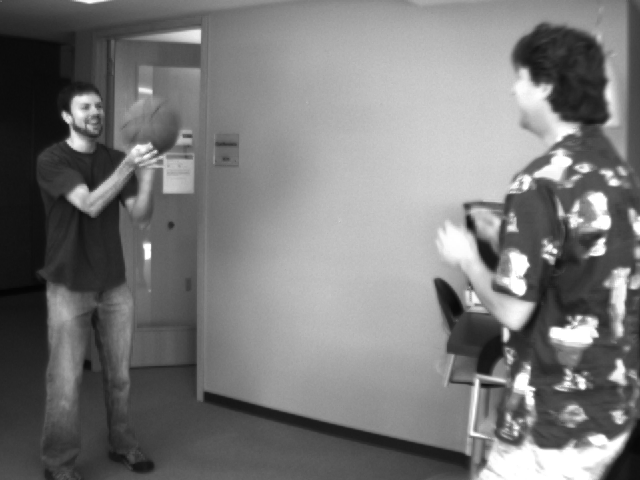
#> input picture basketball1.png, 640 x 480 px, found by its file name
$ python Gaussian_Pyramid.py   (Python 2 division)
#> lines starting #> are read from the running program, lines starting #| are printed output that depends on the picture; after the words box and inside, x2 and y2 are one past the last pixel; in counts of white or black regions, pixels touching at a corner belong together
import math
from scipy import signal
from PIL import Image
import numpy
from numpy import *
from matplotlib import pyplot as plt
from pylab import *
import cv2
import random

def gmask (x,y,s): # the function for gaussian filter
    gmask = numpy.exp(-((x**2) + (y**2))/2/s**2)
    return gmask

size  = 2
s = 1.5
G = [] # Gaussian Kernel
for i in range(-size,size+1):
	G.append(gmask(i,0,s)) # equating y to 0 since we need a 1D matrix

def DoLow (I): # the function down samples the intput image by 2
    '''Algorithm: For an input image of size rxc
           1) Apply x mask
           2) Delete Alternate Columns
           3) Apply y mask
           4) delete alternate rows
           The ouput image is of size (r/2)x(c/2)'''
    #========= Applying X mask ====================
    '''
    Ix = []
    for i in range(len(I[:,0])):
	Ix.extend([signal.convolve(I[i,:],G,'same')]) # Ix*Gx = Ix
    Ix = array(matrix(Ix))
    '''
    #========selecting alternate columns===========
    Ix = I
    Ix = Ix[:,::2]
    #========= Applying Y mask ====================
    '''
    Ixy = []
    for i in range(len(Ix[0,:])):
	Ixy.extend([signal.convolve(Ix[:,i],G,'same')]) # Ix * Gy = Ixy
    Ixy = array(matrix(transpose(Ixy)))
    '''
    #========selecting alternate rows===========
    Ixy = Ix
    Ixy = Ixy[::2,:]
    return Ixy # Returning Ixy...

def DoHigh (I,G): # the function up samples the intput image by 2
    '''Algorithm: For an input image of size rxc
           1) Insert zero column on every alternate columns
           2) Apply x mask
           3) Insert zero row on every alternate rows
           4) Apply y mask
           The ouput image is of size (2r)x(2c)'''
    G = numpy.dot(2,G) # Doubing the Guassian kernel since we later use alternate rows and columns
    #=========== Inserting alternate columns of zeros ========
    newI = numpy.zeros(shape=(shape(I)[0],2*shape(I)[1]))
    newI[:, ::2] = I
    #========= Applying X mask ====================
    '''
    Ix = []
    for i in range(len(newI[:,0])):
	Ix.extend([signal.convolve(newI[i,:],G,'same')]) # newI*G ----> x direction
    Ix = array(matrix(Ix))
    '''
    #=========== Inserting alternate rows of zeros ========
    Ix = newI
    newI = numpy.zeros(shape=(2*shape(Ix)[0],shape(Ix)[1]))
    newI[::2] = Ix
    #========= Applying Y mask ====================
    Ixy = newI
    '''
    Ixy = []
    for i in range(len(newI[0,:])):
	Ixy.extend([signal.convolve(newI[:,i],G,'same')]) # Ixy
    Ixy = array(matrix(transpose(Ixy)))
    '''
    return Ixy # Return Ixy...

def lk1(H #Frame 1
,I # Frame 2
):
	'''
        This function implements the LK optical flow estimation algorithm with two frame data.
		We use this function to return the derivative and vector values for the current section so that it can be used iteratively in lksection function
        '''
	# First Derivative in X direction
	fx = signal.convolve2d(H,[[-0.25,0.25],[-0.25,0.25]],'same') + signal.convolve2d(I,[[-0.25,0.25],[-0.25,0.25]],'same')
	# First Derivative in Y direction
	fy = signal.convolve2d(H,[[-0.25,-0.25],[0.25,0.25]],'same') + signal.convolve2d(I,[[-0.25,-0.25],[0.25,0.25]],'same')
	# First Derivative in XY direction
	ft = signal.convolve2d(H,[[0.25,0.25],[0.25,0.25]],'same') + signal.convolve2d(I,[[-0.25,-0.25],[-0.25,-0.25]],'same')
	# Initializing the u and v arrays with non numbers so that we don't have to plot the irrelevant vectors later
	#u = numpy.nan * numpy.ones(shape=(len(fx[:,0]),len(fx[0,:])))
	#v = numpy.nan * numpy.ones(shape=(len(fx[:,0]),len(fx[0,:])))
	u = numpy.ones(shape=(len(fx[:,0]),len(fx[0,:])))
	v = numpy.ones(shape=(len(fx[:,0]),len(fx[0,:])))
	# Determining the good features
	gf = cv2.goodFeaturesToTrack(H # Input image
	,10000 # max corners
	,0.01 # lambda 1 (quality)
	,10 # lambda 2 (quality)
	)

	# Calculating the u and v arrays for the good features obtained n the previous step.
	for a in gf:
			j,i = a.ravel()
			j = int(j)
			i = int(i)
			# calculating the derivatives for the neighbouring pixels
			# since we are using  a 3*3 window, we have 9 elements for each derivative.
			FX = ([fx[i-1,j-1],fx[i,j-1],fx[i-1,j-1],fx[i-1,j],fx[i,j],fx[i+1,j],fx[i-1,j+1],fx[i,j+1],fx[i+1,j-1]])
			FY = ([fy[i-1,j-1],fy[i,j-1],fy[i-1,j-1],fy[i-1,j],fy[i,j],fy[i+1,j],fy[i-1,j+1],fy[i,j+1],fy[i+1,j-1]])
			FT = ([ft[i-1,j-1],ft[i,j-1],ft[i-1,j-1],ft[i-1,j],ft[i,j],ft[i+1,j],ft[i-1,j+1],ft[i,j+1],ft[i+1,j-1]])
			# Using the minimum least squares solution approach
			A = (FX,FY)
			A = matrix(A)
			AT = array(matrix(A))
			A = array(numpy.matrix.transpose(A))
			#Psedudo Inverse
			U1 = numpy.dot(AT,A)
			U2 = numpy.linalg.pinv(U1)
			U3 = numpy.dot(U2,AT)
			(u[i,j],v[i,j]) = numpy.dot(U3,FT) # we have the vectors with minimized square error

	u = numpy.flipud(u)
	v = numpy.flipud(v)
        return u,v


def lksection (I1 # frame 1
,I2 # frame 2
,uin # u from previous level
,vin # v from previous level
):
	'''This function runs the LK Algorithm for the current section of pyramid iteratively.
	We take a window of 5x5 and move from left top corner to right bottom corner in order to calculate the vectors for that window.
	Once the whole image is done, we sum the vectors of current and previous levels.
	'''

	uin = numpy.round(uin)
	vin = numpy.round(vin)
	u = numpy.zeros(shape(I1));
	v = numpy.zeros(shape(I2));


	for i in range (2,len(I1[:,0])-2):
	   for j in range (2,len(I2[0,:])-2):
		I1current = I1[i-2:i+3,j-2:j+3] # picking 5x5 pixels at a time
		lri = int((i-2)+vin[i,j]) #Low Row Index of the selected window
		hri = int((i+2)+vin[i,j]) #High Row Index of the selected window
		lci = int((j-2)+uin[i,j]) #Low Column Index of the selected window
		hci = int((j+2)+uin[i,j]) #High Column Index of the selected window

		#============= 5 x 5 Window search ===============
		'''When the 5x5 window goes beyond the resolution of the concerned image
		we choose the ending 5x5 window for that image.
		'''
		if(lri < 0): # if the window goes towards the left of the image
			lri = 0
			hri = 4
		if(lci < 0): # if the window goes above the image
			lci = 0
			hci = 4
		if(hri > (len(I1[:,0]))-1): #if the window goes towards the right of the image
			lri = len(I1[:,0])-5
			hri = len(I1[:,0])-1
		if(hci > (len(I1[0,:]))-1): # if the window goes below the image
			lci = len(I1[0,:])-5
			hci = len(I1[0,:])-1
		if(numpy.isnan(lri)):
			lri = i-2
			hri = i+2
		if(numpy.isnan(lci)):
			lci = j-2
			hci = j+2

		#Selecting the same window for the second frame
		I2current = I2[lri:(hri+1),lci:(hci+1)]
		# Now applying LK for each window of the 2 images
		fx = signal.convolve2d(I1current,[[-0.25,0.25],[-0.25,0.25]],'same') + signal.convolve2d(I2current,[[-0.25,0.25],[-0.25,0.25]],'same')
		fy = signal.convolve2d(I1current,[[-0.25,-0.25],[0.25,0.25]],'same') + signal.convolve2d(I2current,[[-0.25,-0.25],[0.25,0.25]],'same')
		ft = signal.convolve2d(I1current,[[0.25,0.25],[0.25,0.25]],'same') + signal.convolve2d(I2current,[[-0.25,-0.25],[-0.25,-0.25]],'same')

		FX =numpy.transpose(fx[1:5,1:5])
		FY = numpy.transpose(fy[1:5,1:5])
		FT = numpy.transpose(ft[1:5,1:5])

		FX = FX.ravel()
		FY = FY.ravel()
		FT = FT.ravel()

		A = (FX,FY)
		A = matrix(A)
		AT = array(matrix(A))
		A = array(numpy.matrix.transpose(A))

		U1 = numpy.dot(AT,A)
		U2 = numpy.linalg.pinv(U1)
		U3 = numpy.dot(U2,AT)
		(u[i,j],v[i,j]) = numpy.dot(U3,FT)

	u = u+uin
	v = v+vin
	# Taking the reciprocal of the condition number for A
	c = numpy.mat(transpose(A))*numpy.mat(A)
	c = 1.0/(linalg.cond(c))
	return u,v,c

def runproglk (I1,
I2,
iternum, # Number of iterations per level -- we are using 3
nlev # Number of levels -- we are using 3
):
#> called with I1 = './Optical-Flow-master/basketball1.png', I2 = './Optical-Flow-master/basketball1.png', iternum = 3, nlev = 3
        I1 = array(Image.open(I1).convert('L')) # read the second input frame
#> I1 is the input picture: shape (480, 640); min 4, max 255, mean 120.3
        I2 = array(Image.open(I2).convert('L')) # read the second input frame
        ''' The function uses all the above defined function to implement LK algorithm in a multi-resolution Gaussian pyramid
		framework. We use the following :
		window size of 3x3
		Pyramid size = 3 levels
		Starting from the lower most level, at each level we use the iterative LK algorithm and then warp and upsample it so that it can be used for the next level.
        '''
	p1=numpy.empty((len(I1[:,0]),len(I1[0,:]),nlev)) # creating 3d array with different levels for frame 1
#> p1: shape (480, 640, 3) float64; every value is 0
	p2=numpy.empty((len(I2[:,0]),len(I2[0,:]),nlev)) # creating 3d array with different levels for frame 2
	p1[:,:,0] = I1 # assign values for Highest level
	p2[:,:,0] = I2 # assign values for Highest level
	'''
	p[:,:,0] ---> Level 2 ---> Highest resolution
	p[:,:,2] ---> Level 0 ---> Least resolution
	'''
	# Defining the lower levels
	for i in range(1,nlev):
		I1 = DoLow(I1)
		I2 = DoLow(I2)
		p1[0:(len(I1[:,0])),0:(len(I1[0,:])),i] = I1
		p2[0:(len(I2[:,0])),0:(len(I2[0,:])),i] = I2
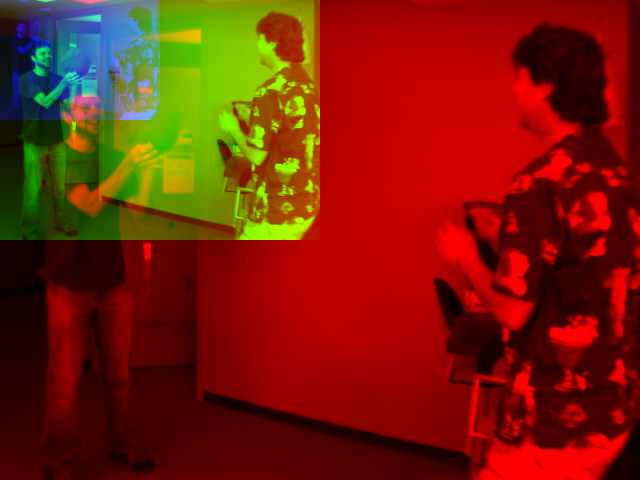
#> p1: shape (480, 640, 3) float64; mean of channels 0, 1, 2 120.3, 30.1, 7.5; drawn as R, G, B

	#===================== level 0 - Base====================
	l0I1 = p1[0:(len(p1[:,0])/4),0:(len(p1[0,:])/4),2]
	l0I2 = p2[0:(len(p2[:,0])/4),0:(len(p2[0,:])/4),2]
	(u,v)= lk1(I1,I2)
#> in lk1, `fy = signal.convolve2d(H,[[-0.25,-0.25],[0.25,0.25]],'same') + signal...`:
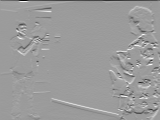
#> fy: shape (120, 160) float64; min -250, max 159, mean -0.9; drawn with min black and max white
#> in lk1, `ft = signal.convolve2d(H,[[0.25,0.25],[0.25,0.25]],'same') + signal.co..`: ft: shape (120, 160) float64; every value is 0
#> in lk1, `u = numpy.ones(shape=(len(fx[:,0]),len(fx[0,:])))`: u: shape (120, 160) float64; every value is 1
#> in lk1, `gf = cv2.goodFeaturesToTrack(H`: gf = 53 rows, first 8: [146, 96], [138, 83], [148, 80], [16, 29], [121, 96], [151, 56], [137, 22], [154, 103]
#> the loop in lk1, `for a in gf:` made 53 passes
#> (j, i, FX, FY, U1, U2) on passes 1, 2, 4: (146, 96, [-34, -109, -34, 40.5, 15.5, -5, 91.5, 140, -100.5], [-54, 48, -54, -112.5, 6.5, 58, -64.5, -18, 28.5], [[54171, -17591.5], [-17591.5, 29495]], [[2.29e-05, 1.37e-05], [1.37e-05, 4.2e-05]]), (138, 83, [-19.5, -40, -19.5, -73, -138.5, -132, -3, -12.5, -53.5], [-15.5, -9, -15.5, -95, -15.5, 4, -181, -4.5, 4.5], [[47323.2, 9876.8], [9876.8, 42644.2]], [[2.22e-05, -5.14e-06], [-5.14e-06, 2.46e-05]]), (16, 29, [-17.5, -21, -17.5, -69, -163, -122, 46, 56.5, -11], [-5.5, 3, -5.5, -82, -18, 80, -97, -86.5, 8], [[52696.8, -10475.8], [-10475.8, 30472.8]], [[2.04e-05, 7e-06], [7e-06, 3.52e-05]])
#> (j, i, FX, U1, U2) on pass 3: (148, 80, [-11.5, -58.5, -11.5, 12.5, 15.5, -6.5, 13.5, 29, -70.5], [[10119, 472.5], [472.5, 48808]], [[9.89e-05, -9.57e-07], [-9.57e-07, 2.05e-05]])
#> after the loop in lk1, `for a in gf:`:
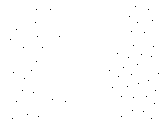
#> u: shape (120, 160) float64; values 0 (black) and 1 (white), 99.7% white; black in thin lines or dots, all inside (x1, y1, x2, y2) = (10, 6, 159, 119)
#> in lk1, `u = numpy.flipud(u)`: u: shape (120, 160) float64; values 0 (black) and 1 (white), 99.7% white; black in thin lines or dots, all inside (x1, y1, x2, y2) = (10, 1, 159, 114)
	#============= Iterative LK for that section============
	for j in range(1,iternum+1):
	   (u,v,c) = lksection (l0I1,l0I2,u,v)
#> this loop made 3 passes
#> pass 1, in lksection, `v = v+vin`:
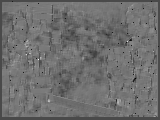
#> v: shape (120, 160) float64; min -0.56, max 4.81, mean 1.78; drawn with min black and max white
	#============= Store U and V values ===================
	ul0 = u
	vl0 = v
	Il0 = l0I1
	ul0[numpy.where(ul0 == 0)] = nan
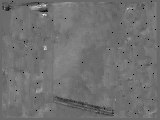
#> ul0: shape (120, 160) float64; 0.28% of the values are NaN or infinite; the others: min -29.41, max 44.42, mean 3.41; drawn with min black, max white, NaN and infinite black
	vl0[numpy.where(vl0 == 0)] = nan
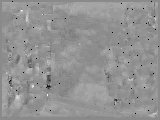
#> vl0: shape (120, 160) float64; 0.28% of the values are NaN or infinite; the others: min -33.46, max 29.97, mean 3.32; drawn with min black, max white, NaN and infinite black
	#====================Level 1===================
	k = 1
	ue = DoHigh (u,G)
	ve = DoHigh (v,G)
#> in DoHigh (call 2), `newI[::2] = Ix`:
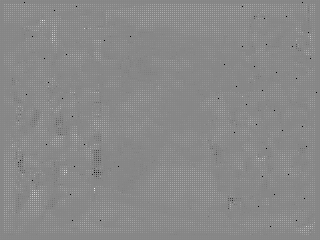
#> newI: shape (240, 320) float64; 0.07% of the values are NaN or infinite; the others: min -33.46, max 29.97, mean 0.828; drawn with min black, max white, NaN and infinite black
	I1current = p1[0:(len(p1[:,0])/(2**(nlev-k-1))),0:(len(p1[0,:])/(2**(nlev-k-1))),nlev-k-1]
	I2current = p2[0:(len(p2[:,0])/(2**(nlev-k-1))),0:(len(p2[0,:])/(2**(nlev-k-1))),nlev-k-1]
	(u,v,c) = lksection (I1current,I2current,ue,ve)
#> the loop in lksection, `for i in range (2,len(I1[:,0])-2):` made 1 pass
#> i on pass 1: 2
	#========== Iterative LK for that section ===========
	for l in range(1,iternum+1):
		(u,v,c) = lksection (I1current,I2current,ue,ve)
	#============= Store U and V values ===================
	ul1 = u
	vl1 = v
	Il1 = I1current
	ul1[numpy.where(ul1 == 0)] = nan
	vl1[numpy.where(vl1 == 0)] = nan
	#====================Level 2=========================
	k = 2
	ue = DoHigh (u,G)
	ve = DoHigh (v,G)
	I1current = p1[0:(len(p1[:,0])/(2**(nlev-k-1))),0:(len(p1[0,:])/(2**(nlev-k-1))),nlev-k-1]
	I2current = p2[0:(len(p2[:,0])/(2**(nlev-k-1))),0:(len(p2[0,:])/(2**(nlev-k-1))),nlev-k-1]
	(u,v,c) = lksection (I1current,I2current,ue,ve)
	#========== Iterative LK for that section ===========
	for l in range(1,iternum+1):
		(u,v,c) = lksection (I1current,I2current,ue,ve)
	#============= Store U and V values ===================
	ul2 = u
	vl2 = v
	Il2 = I1current
        ul2[numpy.where(ul2 == 0)] = nan
	vl2[numpy.where(vl2 == 0)] = nan
        #======= Pick Random color for vector plot========
	colors = "bgrcmykw"
	color_index = random.randrange(0,8)
	c=colors[color_index]
	#======= Plotting Level 0========
	plt.figure()
	plt.imshow(Il0,cmap = cm.gray)
	plt.title('Level 0 - Base level')
	quiver(ul0,vl0,color = c)
	#======= Plotting Level 1========
	c=colors[color_index]
	plt.figure()
	plt.imshow(Il1,cmap = cm.gray)
	plt.title('Level 1')
	quiver(ul1,vl1,color = c)
	#======= Plotting Level 2========
	c=colors[color_index]
	plt.figure()
	plt.imshow(Il2,cmap = cm.gray)
	plt.title('Level 2')
	quiver(ul2,vl2,color = c)
	show()

        return(ul0,vl0,Il0,ul1,vl1,Il1,ul2,vl2,Il2)
'''
Since this program takes a lot of time to run.
Uncomment one of the three lines below to implement Lucas-Kanade optical flow estimation algorithm in a multi-resolution Gaussian pyramid
framework for the required pair of images
########################################## Run the Program for one pair of images at a time ######################################################
'''
#> (the run stopped early here; a loop or call above may not have finished)

$ run again, with grove1.png copied over basketball1.png
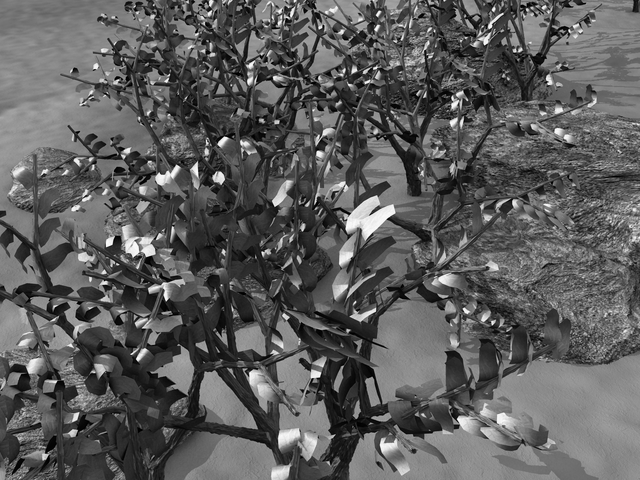
#> input picture grove1.png, 640 x 480 px, found by its file name
#> in runproglk, I1 is the input picture: shape (480, 640); min 0, max 253, mean 92.3
#> ft: shape (120, 160) float64; every value is 0
#> gf = 104 rows, first 8: [54, 43], [27, 61], [37, 63], [113, 26], [72, 117], [63, 94], [88, 57], [69, 50]
#> the loop in lk1, `for a in gf:` made 104 passes
#> (j, i, FX, FY, U1, U2) on passes 1 to 2: (54, 43, [-18, -23.5, -18, 17.5, -101.5, -141, 1, 15, -40.5], [15, 20.5, 15, -17.5, -71.5, 0, 3, -197, -35.5], [[33556, 4415], [4415, 46367]], [[3.02e-05, -2.87e-06], [-2.87e-06, 2.18e-05]]), (27, 61, [0, 7.5, 0, -69.5, -140, -66, -5.5, 51.5, 2.5], [9, 9.5, 9, -53.5, 9, 108, -108.5, 50.5, 38.5], [[31531.2, -1304.8], [-1304.8, 30664.2]], [[3.18e-05, 1.35e-06], [1.35e-06, 3.27e-05]])
#> after the loop in lk1, `for a in gf:`:
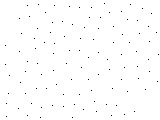
#> u: shape (120, 160) float64; values 0 (black) and 1 (white), 99.5% white; black in thin lines or dots
#> ul0: shape (120, 160) float64; 0.56% of the values are NaN or infinite; the others: min -6.97, max 11.11, mean 2.18
#> vl0: shape (120, 160) float64; 0.56% of the values are NaN or infinite; the others: min -8.83, max 17.61, mean 2.21
#> in DoHigh (call 2), `newI[::2] = Ix`:
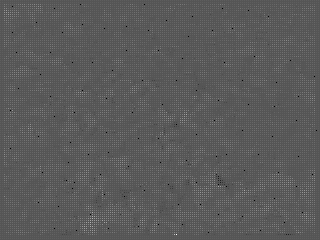
#> newI: shape (240, 320) float64; 0.14% of the values are NaN or infinite; the others: min -8.83, max 17.61, mean 0.551; drawn with min black, max white, NaN and infinite black
#> the loop in lksection, `for i in range (2,len(I1[:,0])-2):` made 3 passes

$ run again, with grove2.png copied over basketball1.png
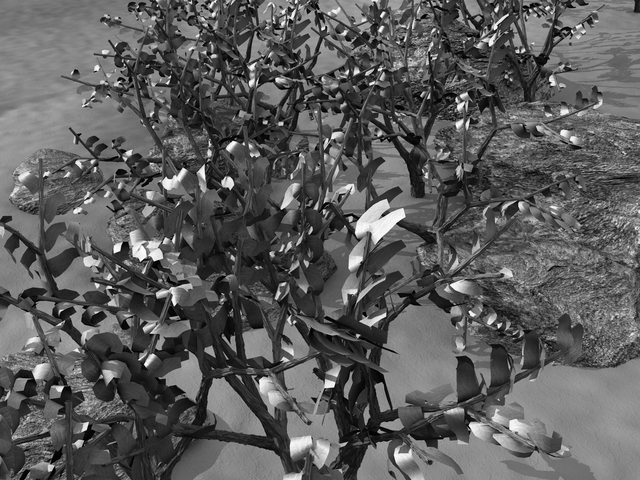
#> input picture grove2.png, 640 x 480 px, found by its file name
#> in runproglk, I1 is the input picture: shape (480, 640); min 0, max 253, mean 92
#> ft: shape (120, 160) float64; every value is 0
#> gf = 106 rows, first 8: [57, 45], [118, 107], [35, 64], [15, 97], [74, 113], [90, 58], [65, 96], [114, 31]
#> the loop in lk1, `for a in gf:` made 106 passes
#> (j, i, FX, FY, U1, U2) on passes 1 to 2: (57, 45, [14, -112, 14, -46, -40.5, -21.5, 43, 34, -144.5], [12, -87, 12, -46, -149.5, 21.5, -44, -155, -27.5], [[41039.8, 14600.2], [14600.2, 59502.8]], [[2.67e-05, -6.55e-06], [-6.55e-06, 1.84e-05]]), (118, 107, [11.5, -45.5, 11.5, -100.5, -142, -92, -23, 3, -48], [-13.5, -65.5, -13.5, -109.5, -68, 96, -186, -7, 46], [[43905, 16547.5], [16547.5, 67246]], [[2.51e-05, -6.18e-06], [-6.18e-06, 1.64e-05]])
#> after the loop in lk1, `for a in gf:`:
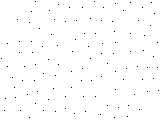
#> u: shape (120, 160) float64; values 0 (black) and 1 (white), 99.4% white; black in thin lines or dots
#> ul0: shape (120, 160) float64; 0.56% of the values are NaN or infinite; the others: min -14.81, max 15.36, mean 2.2
#> vl0: shape (120, 160) float64; 0.56% of the values are NaN or infinite; the others: min -5.73, max 13.03, mean 2.23
#> in DoHigh (call 2), `newI[::2] = Ix`:
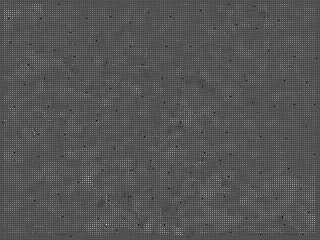
#> newI: shape (240, 320) float64; 0.14% of the values are NaN or infinite; the others: min -5.73, max 13.03, mean 0.555; drawn with min black, max white, NaN and infinite black
#> the loop in lksection, `for i in range (2,len(I1[:,0])-2):` made 3 passes

$ run again, with teddy1.png copied over basketball1.png
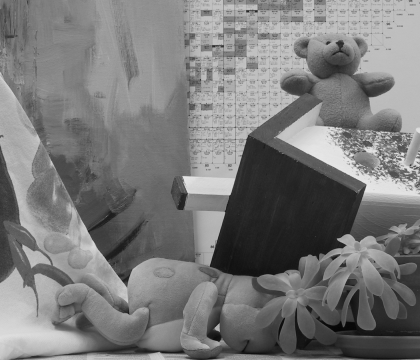
#> input picture teddy1.png, 420 x 360 px, found by its file name
#> in runproglk, I1 is the input picture: shape (360, 420); min 5, max 232, mean 121.8
#> ft: shape (90, 105) float64; every value is 0
#> gf = 51 rows, first 8: [32, 70], [86, 60], [91, 46], [47, 45], [4, 68], [70, 34], [97, 21], [85, 11]
#> the loop in lk1, `for a in gf:` made 51 passes
#> (j, i, FX, FY, U1, U2) on passes 1 to 2: (32, 70, [-2.5, 73, -2.5, 12.5, -28, -38, -129, -102, 88], [15.5, -58, 15.5, 17.5, -25, -96, 15, -36, -68], [[42514.8, -3991.8], [-3991.8, 20136.8]], [[2.4e-05, 4.75e-06], [4.75e-06, 5.06e-05]]), (86, 60, [-5.5, -69, -5.5, -58.5, -60.5, -6.5, -6, -5, -66], [-2.5, -66, -2.5, -64.5, -69.5, 129.5, -130, -5, 69], [[16363.2, 7968.8], [7968.8, 51815.2]], [[6.61e-05, -1.02e-05], [-1.02e-05, 2.09e-05]])
#> ul0: shape (90, 105) float64; 0.55% of the values are NaN or infinite; the others: min -38.38, max 89.85, mean 2.77
#> vl0: shape (90, 105) float64; 0.55% of the values are NaN or infinite; the others: min -29.37, max 15.5, mean 2.67
#> in DoHigh (call 2), `newI[::2] = Ix`:
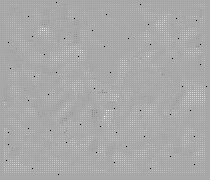
#> newI: shape (180, 210) float64; 0.14% of the values are NaN or infinite; the others: min -29.37, max 15.5, mean 0.665; drawn with min black, max white, NaN and infinite black
#> the loop in lksection, `for i in range (2,len(I1[:,0])-2):` made 1 pass
#> i on pass 1: 2
